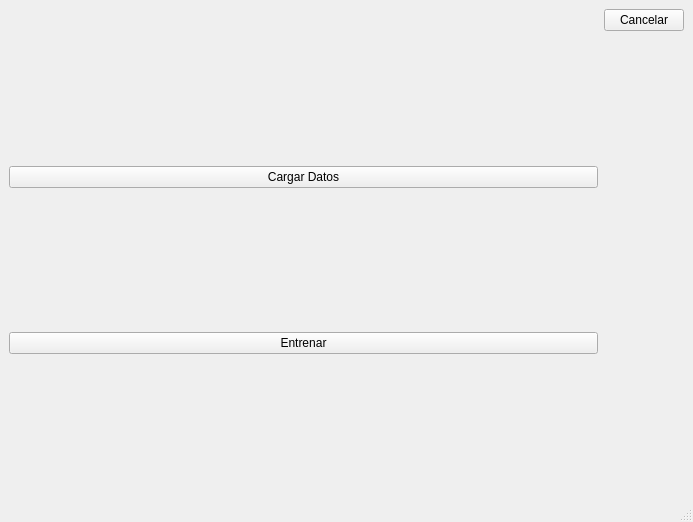
<?xml version="1.0" encoding="UTF-8"?>
<ui version="4.0">
 <class>MainWindow</class>
 <widget class="QMainWindow" name="MainWindow">
  <property name="geometry">
   <rect>
    <x>0</x>
    <y>0</y>
    <width>693</width>
    <height>522</height>
   </rect>
  </property>
  <property name="windowTitle">
   <string>MainWindow</string>
  </property>
  <widget class="QWidget" name="centralwidget">
   <layout class="QGridLayout" name="gridLayout">
    <item row="0" column="1">
     <layout class="QGridLayout" name="gridLayout_Cancelar">
      <item row="0" column="0">
       <widget class="QPushButton" name="pushButton_4">
        <property name="text">
         <string>Cancelar</string>
        </property>
       </widget>
      </item>
     </layout>
    </item>
    <item row="0" column="0" rowspan="2">
     <layout class="QGridLayout" name="gridLayout_Entrenar">
      <item row="2" column="0">
       <widget class="QPushButton" name="pushButton_Cargar_Datos">
        <property name="text">
         <string>Cargar Datos</string>
        </property>
       </widget>
      </item>
      <item row="5" column="0">
       <spacer name="verticalSpacer_2">
        <property name="orientation">
         <enum>Qt::Vertical</enum>
        </property>
        <property name="sizeHint" stdset="0">
         <size>
          <width>20</width>
          <height>40</height>
         </size>
        </property>
       </spacer>
      </item>
      <item row="4" column="0">
       <widget class="QPushButton" name="pushButton_Entrenar">
        <property name="text">
         <string>Entrenar</string>
        </property>
       </widget>
      </item>
      <item row="3" column="0">
       <spacer name="verticalSpacer_3">
        <property name="orientation">
         <enum>Qt::Vertical</enum>
        </property>
        <property name="sizeHint" stdset="0">
         <size>
          <width>20</width>
          <height>40</height>
         </size>
        </property>
       </spacer>
      </item>
      <item row="0" column="0">
       <spacer name="horizontalSpacer">
        <property name="orientation">
         <enum>Qt::Horizontal</enum>
        </property>
        <property name="sizeHint" stdset="0">
         <size>
          <width>40</width>
          <height>20</height>
         </size>
        </property>
       </spacer>
      </item>
      <item row="1" column="0">
       <spacer name="verticalSpacer_4">
        <property name="orientation">
         <enum>Qt::Vertical</enum>
        </property>
        <property name="sizeHint" stdset="0">
         <size>
          <width>20</width>
          <height>40</height>
         </size>
        </property>
       </spacer>
      </item>
     </layout>
    </item>
    <item row="1" column="1">
     <spacer name="verticalSpacer">
      <property name="orientation">
       <enum>Qt::Vertical</enum>
      </property>
      <property name="sizeHint" stdset="0">
       <size>
        <width>20</width>
        <height>40</height>
       </size>
      </property>
     </spacer>
    </item>
   </layout>
  </widget>
  <widget class="QStatusBar" name="statusbar"/>
 </widget>
 <resources/>
 <connections/>
</ui>
